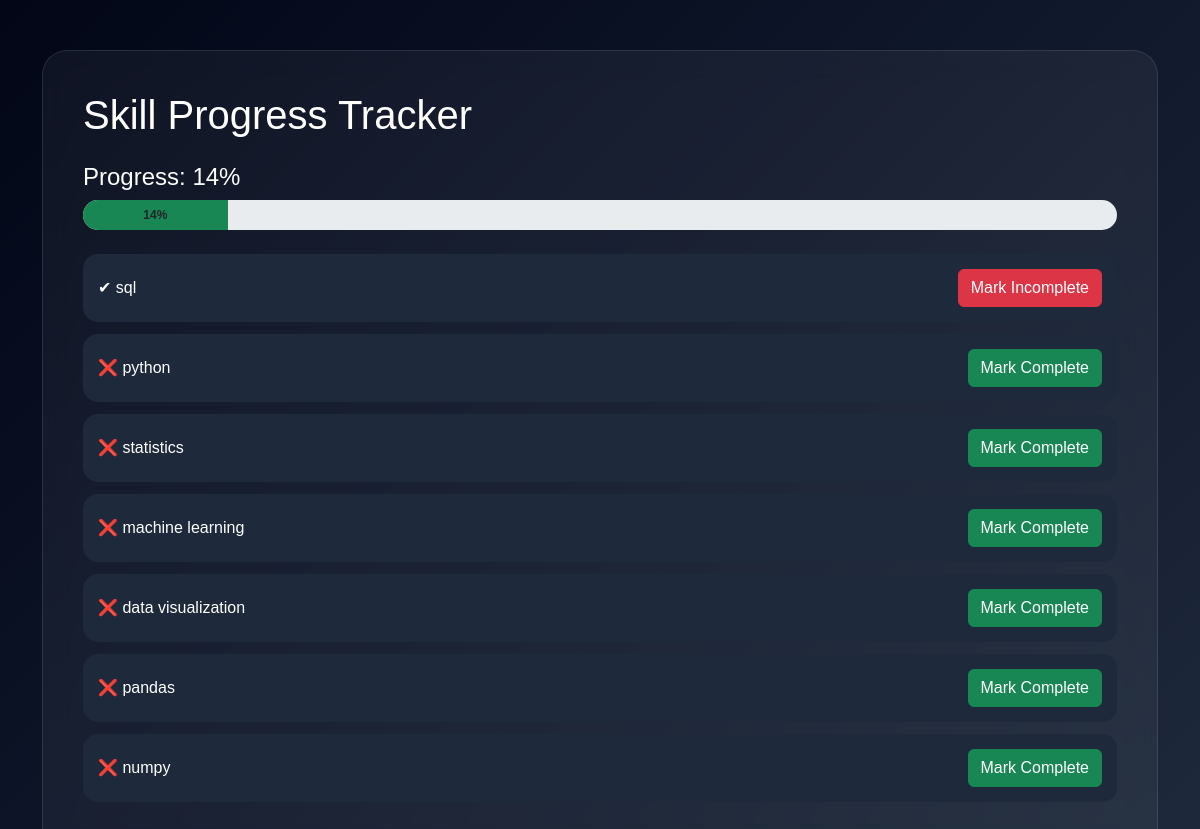
The app's page /tracker (signed in) with its own data.
### app.py (models this page shows)
class UserSkill(db.Model):
    id = db.Column(
        db.Integer,
        primary_key=True
    )
    username = db.Column(
        db.String(100)
    )
    skill = db.Column(
        db.String(100)
    )
    completed = db.Column(
        db.Boolean,
        default=False
    )

### app.py (the view)
@app.route("/tracker")
def tracker():
    if "user" not in session:
        return redirect("/login")
    username = session["user"]
    skills = UserSkill.query.filter_by(
        username=username
    ).all()
    total = len(skills)
    completed = len(
        [s for s in skills if s.completed]
    )
    progress = 0
    if total > 0:
        progress = int(
            (completed / total) * 100
        )
    return render_template(
        "tracker.html",
        skills=skills,
        progress=progress
    )

### templates/tracker.html (shortened to what this page needs)
<!DOCTYPE html>
<html>
<head>
    <link
        href="https://cdn.jsdelivr.net/npm/bootstrap@5.3.3/dist/css/bootstrap.min.css"
        rel="stylesheet"
    >
</head>
<body>
<div class="container">
    <div class="tracker-box">
        <h1 class="mb-4">
            Skill Progress Tracker
        </h1>
        <h4>
            Progress:
            {{ progress }}%
        </h4>
        <div class="progress mb-4">
            <div
                class="progress-bar bg-success text-dark fw-bold"
                style="width: {% if progress == 0 %}5{% else %}{{ progress }}{% endif %}%;"
            >
                {{ progress }}%
            </div>
        </div>
        {% for skill in skills %}
        <div class="skill-item">
            <div>
                {% if skill.completed %}
                    ✔
                {% else %}
                    ❌
                {% endif %}
                {{ skill.skill }}
            </div>
            <form
                action="/toggle_skill/{{ skill.id }}"
                method="POST"
            >
                {% if skill.completed %}
                <button class="btn btn-danger">
                    Mark Incomplete
                </button>
                {% else %}
                <button class="btn btn-success">
                    Mark Complete
                </button>
                {% endif %}
            </form>
        </div>
        {% endfor %}
    </div>
</div>
</body>
</html>

### templates/tracker.html (style rules this page uses)
body { background: linear-gradient( 135deg, #020617, #0f172a, #1e293b ); color:white; min-height:100vh; font-family:'Poppins', sans-serif; }
.tracker-box { background:rgba(255,255,255,0.05); backdrop-filter:blur(15px); border:1px solid rgba(255,255,255,0.1); padding:40px; border-radius:25px; margin-top:50px; }
.skill-item { background:#1e293b; padding:15px; border-radius:15px; margin-bottom:12px; display:flex; justify-content:space-between; align-items:center; }
.progress { height:30px; border-radius:20px; overflow:hidden; }
.progress-bar { animation:loadBar 1.5s ease; }

### records on screen
UserSkill: skill "sql", completed "Mark Incomplete"
UserSkill: skill "python", completed "Mark Complete"
UserSkill: skill "statistics", completed "Mark Complete"
UserSkill: skill "machine learning", completed "Mark Complete"
UserSkill: skill "data visualization", completed "Mark Complete"
UserSkill: skill "pandas", completed "Mark Complete"
UserSkill: skill "numpy", completed "Mark Complete"

### other values on screen
{{ progress }} "14"
